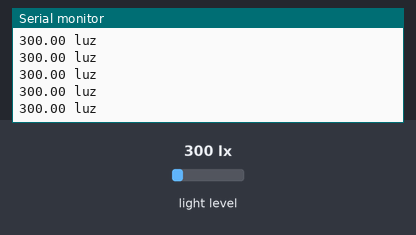
Bench run of a sketch on a simulated Arduino Uno, built with avr-gcc and run on an emulated ATmega328P. On the bench: the last lines printed to the serial monitor. The inputs (shaded band) are chosen by the test bench; at power-on: light level 300 lx.

Above: at 1.2 s.
1.3 s: light level set to 40 lx
At 1.53 s:
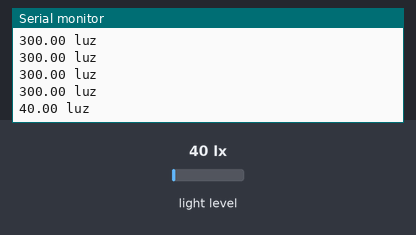
2.8 s: light level set to 500 lx
At 2.85 s:
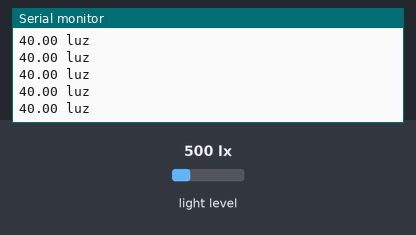
Timing chart, 0 to 5.8 s (numbered marks = the images above; inputs shaded):
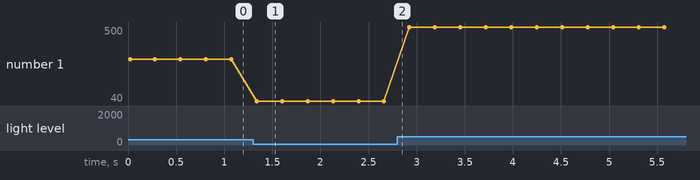

Measured:
- after the input at 1.3 s, the serial monitor: prints a new line at once (image 1)
- plotted number 1: 300 → 40 after the input at 1.3 s, 40 → 500 after the input at 2.8 s

The sketch:

TSL2561.ino
```cpp
#include <Wire.h>
#include <Adafruit_Sensor.h>
#include <Adafruit_TSL2561_U.h>

Adafruit_TSL2561_Unified tsl = Adafruit_TSL2561_Unified(TSL2561_ADDR_FLOAT, 12345);


void setup(void)
{
  Serial.begin(9600);
  Serial.println("Light Sensor Test"); Serial.println("");

}


void loop(void)
{

  sensors_event_t event;
  tsl.getEvent(&event);


  if (event.light)
  {
    Serial.print(event.light); Serial.println(" luz");
  }
  else
  {
   //Puede ser que el sensor se sature (Luz = 0) por si pasa eso
    Serial.println("Sensor overload");
  }
  delay(250);
}
```
